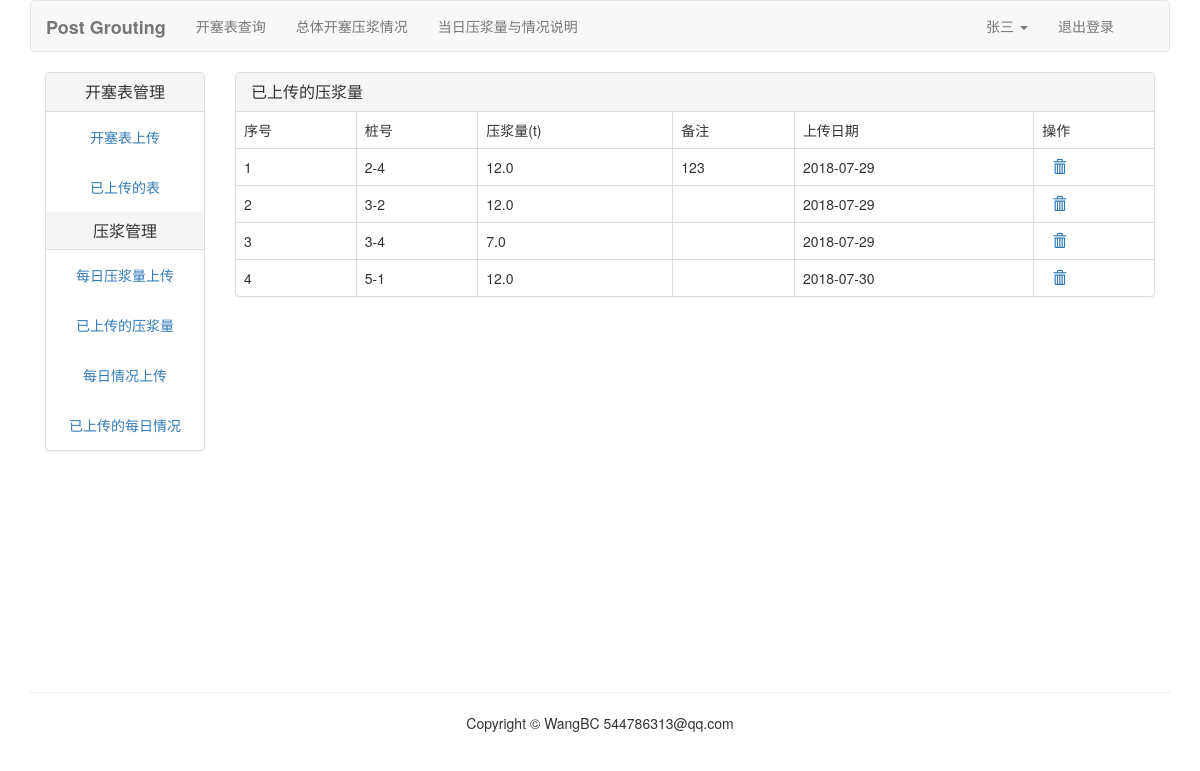
The page /grout/grout-list/ (signed in) on the database its author committed.
### account/models.py (models this page shows, shortened)
class UserProfile(models.Model):
	user = models.OneToOneField(User, unique=True, on_delete=models.CASCADE)
	realname = models.CharField(max_length=20)
	invitation_code = models.CharField(max_length=20)
	phone = models.CharField(max_length=20)

### grout/models.py (models this page shows, shortened)
class Grout(models.Model):
	user = models.ForeignKey(User, related_name="grout", on_delete=models.CASCADE)
	name = models.CharField(max_length=20, unique=True)
	slug = models.SlugField(max_length=500, blank=True)
	grout_date = models.DateField(default=timezone.now)
	amount = models.FloatField()
	remark = models.CharField(max_length=500, blank=True)
	class Meta:
		ordering = ("id",)

### grout/views.py (the view)
# urls.py: path('grout-list/', views.grout_list, name='grout_list'),
@login_required(login_url='/account/login/')
def grout_list(request):
	grouts = Grout.objects.filter(user=request.user)
	return render(request, 'grout/grout_list.html', {"grouts":grouts})

### templates/grout/grout_list.html (shortened to what this page needs)
{% extends "kaisai/base.html" %}
{% load staticfiles %}
{% block content %}
<div class="panel panel-default">
	<div class="panel-heading">
		<h3 class="panel-title">已上传的压浆量</h3>
	</div>
	<table class="table table-hover table-responsive table-bordered">
		<tr><td>序号</td><td>桩号</td><td>压浆量(t)</td><td>备注</td><td>上传日期</td><td>操作</td></tr>
		{% for grout in grouts %}
		<tr id="{{ grout.name }}">
			<td>{{ forloop.counter }}</td>
			<td>{{ grout.name }}</td>
			<td>{{ grout.amount }}</td>
			<td>{{ grout.remark }}</td>
			<td>{{ grout.grout_date }}</td>
			<td>
				<a href="javascript:" name="delete" onclick="del_grout(this, {{ grout.id }})"><span class="glyphicon glyphicon-trash" style="margin-left: 10px"></span></a>
			</td>
		</tr>
		{% endfor %}
	</table>
</div>
{% endblock %}

### templates/header.html (shortened to what this page needs)
{% load staticfiles %}
<div class="container">
	<nav class="navbar navbar-default" role="navigation">
		<div class="container-fluid">
			<div class="navbar-header">
				<a class="navbar-brand" href="{% url 'index' %}"><strong>Post Grouting</strong></a>
			</div>
			<div class="collapse navbar-collapse" id="bs-navbar-collapse-1">
				<ul class="nav navbar-nav" role="navigation">
					<li><a href="{% url 'kaisai:kaisai_search' %}">开塞表查询</a></li>
					<li><a href="{% url 'overview:overview' %}">总体开塞压浆情况</a></li>
					<li><a href="{% url 'grout:grout_show' %}">当日压浆量与情况说明</a></li>
				</ul>
				<ul class="nav navbar-nav navbar-right" style="margin-right:10px">
					{% if user.is_authenticated %}
					<li class="dropdown">
						<a href="#" class="dropdown-toggle" data-toggle="dropdown" role="button" aria-haspopup="true" aria-expanded="false">{{ user.userprofile.realname }} <span class="caret"></span></a>
					</li>
					<li><a href="{% url 'account:user_logout' %}">退出登录</a></li>
					{% else %}
					<li><a href="{% url 'account:user_login' %}">登录</a></li>
					{% endif %}
				</ul>
			</div>
		</div>
	</nav>
</div>

### static/css/footer.css (style rules this page uses)
html,body, .mycontent { height: 100%; }

### rows shown on the page
Grout: name "2-4", amount "12.0", remark "123", grout_date "2018-07-29"
Grout: name "3-2", amount "12.0", grout_date "2018-07-29"
Grout: name "3-4", amount "7.0", grout_date "2018-07-29"
Grout: name "5-1", amount "12.0", grout_date "2018-07-30"

### other values the page prints
{{ user.userprofile.realname }} "张三"
